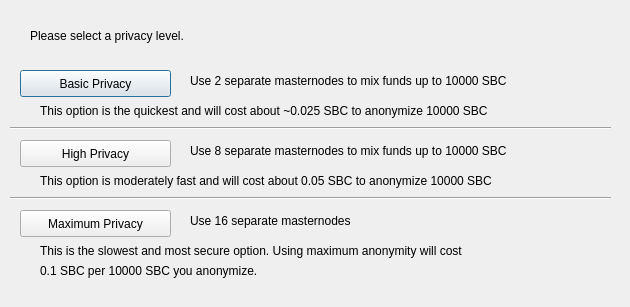
<?xml version="1.0" encoding="UTF-8"?>
<ui version="4.0">
 <class>ObfuscationConfig</class>
 <widget class="QDialog" name="ObfuscationConfig">
  <property name="geometry">
   <rect>
    <x>0</x>
    <y>0</y>
    <width>630</width>
    <height>307</height>
   </rect>
  </property>
  <property name="windowTitle">
   <string>Configure Obfuscation</string>
  </property>
  <widget class="QPushButton" name="buttonBasic">
   <property name="geometry">
    <rect>
     <x>20</x>
     <y>70</y>
     <width>151</width>
     <height>27</height>
    </rect>
   </property>
   <property name="text">
    <string>Basic Privacy</string>
   </property>
  </widget>
  <widget class="QPushButton" name="buttonHigh">
   <property name="geometry">
    <rect>
     <x>20</x>
     <y>140</y>
     <width>151</width>
     <height>27</height>
    </rect>
   </property>
   <property name="text">
    <string>High Privacy</string>
   </property>
  </widget>
  <widget class="QPushButton" name="buttonMax">
   <property name="geometry">
    <rect>
     <x>20</x>
     <y>210</y>
     <width>151</width>
     <height>27</height>
    </rect>
   </property>
   <property name="text">
    <string>Maximum Privacy</string>
   </property>
  </widget>
  <widget class="QLabel" name="label">
   <property name="geometry">
    <rect>
     <x>30</x>
     <y>20</y>
     <width>571</width>
     <height>31</height>
    </rect>
   </property>
   <property name="text">
    <string>Please select a privacy level.</string>
   </property>
  </widget>
  <widget class="QLabel" name="label_2">
   <property name="geometry">
    <rect>
     <x>190</x>
     <y>70</y>
     <width>421</width>
     <height>21</height>
    </rect>
   </property>
   <property name="text">
    <string>Use 2 separate masternodes to mix funds up to 10000 SBC</string>
   </property>
  </widget>
  <widget class="QLabel" name="label_3">
   <property name="geometry">
    <rect>
     <x>190</x>
     <y>140</y>
     <width>411</width>
     <height>21</height>
    </rect>
   </property>
   <property name="text">
    <string>Use 8 separate masternodes to mix funds up to 10000 SBC</string>
   </property>
  </widget>
  <widget class="QLabel" name="label_4">
   <property name="geometry">
    <rect>
     <x>190</x>
     <y>210</y>
     <width>421</width>
     <height>21</height>
    </rect>
   </property>
   <property name="text">
    <string>Use 16 separate masternodes</string>
   </property>
  </widget>
  <widget class="QLabel" name="label_6">
   <property name="geometry">
    <rect>
     <x>40</x>
     <y>100</y>
     <width>561</width>
     <height>21</height>
    </rect>
   </property>
   <property name="text">
    <string>This option is the quickest and will cost about ~0.025 SBC to anonymize 10000 SBC</string>
   </property>
  </widget>
  <widget class="QLabel" name="label_7">
   <property name="geometry">
    <rect>
     <x>40</x>
     <y>170</y>
     <width>561</width>
     <height>21</height>
    </rect>
   </property>
   <property name="text">
    <string>This option is moderately fast and will cost about 0.05 SBC to anonymize 10000 SBC</string>
   </property>
  </widget>
  <widget class="QLabel" name="label_8">
   <property name="geometry">
    <rect>
     <x>40</x>
     <y>240</y>
     <width>561</width>
     <height>21</height>
    </rect>
   </property>
   <property name="text">
    <string>This is the slowest and most secure option. Using maximum anonymity will cost</string>
   </property>
  </widget>
  <widget class="QLabel" name="label_9">
   <property name="geometry">
    <rect>
     <x>40</x>
     <y>260</y>
     <width>561</width>
     <height>21</height>
    </rect>
   </property>
   <property name="text">
    <string>0.1 SBC per 10000 SBC you anonymize.</string>
   </property>
  </widget>
  <widget class="Line" name="line">
   <property name="geometry">
    <rect>
     <x>10</x>
     <y>120</y>
     <width>601</width>
     <height>16</height>
    </rect>
   </property>
   <property name="orientation">
    <enum>Qt::Horizontal</enum>
   </property>
  </widget>
  <widget class="Line" name="line_2">
   <property name="geometry">
    <rect>
     <x>10</x>
     <y>190</y>
     <width>601</width>
     <height>16</height>
    </rect>
   </property>
   <property name="orientation">
    <enum>Qt::Horizontal</enum>
   </property>
  </widget>
 </widget>
 <resources/>
 <connections/>
</ui>
